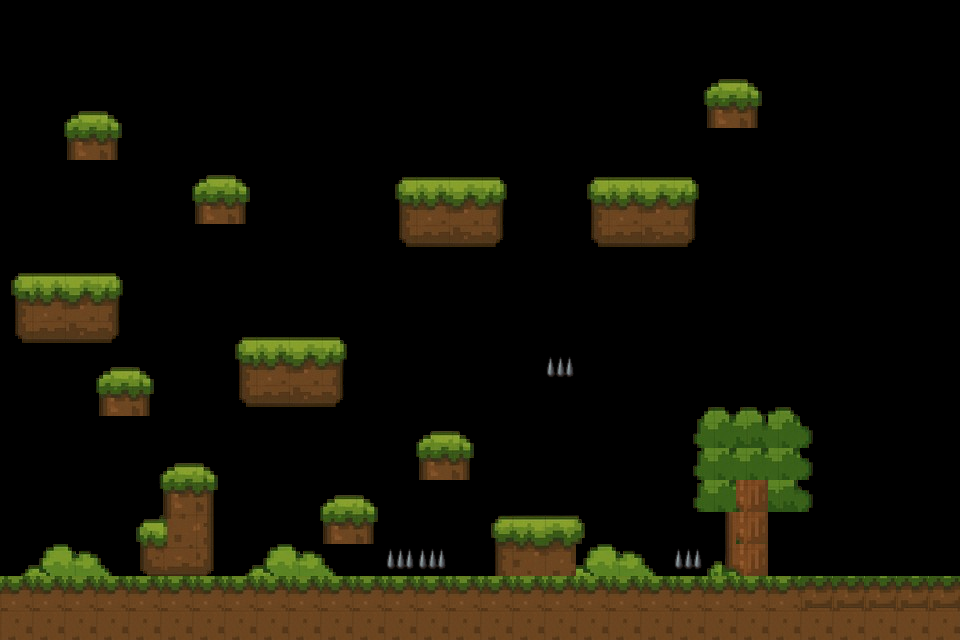

Below is a game level as drawn by its tile map, then a one-line description and the .tmx file that defines it, in full:
An orthogonal 30x20 tile map with 32x32 px tiles, 1 tile layer (Tierra), 2 tilesets and 4 objects.

<map version="1.10" tiledversion="1.11.2" orientation="orthogonal" renderorder="right-down" width="30" height="20" tilewidth="32" tileheight="32" infinite="0" nextlayerid="6" nextobjectid="39">
 <editorsettings>
  <export format="json" />
 </editorsettings>
 <tileset firstgid="1" name="objetos tierra" tilewidth="32" tileheight="32" tilecount="196" columns="14">
  <image source="../public/assets/tilesets/objetos tierra.png" width="448" height="448" />
 </tileset>
 <tileset firstgid="197" name="pinchos" tilewidth="32" tileheight="32" tilecount="1" columns="1">
  <image source="../public/assets/tilesets/pinchos.png" width="32" height="32" />
 </tileset>
 <layer id="1" name="Tierra" width="30" height="20">
  <data encoding="csv">
0,0,0,0,0,0,0,0,0,0,0,0,0,0,0,0,0,0,0,0,0,0,0,0,0,0,0,0,0,0,
0,0,0,0,0,0,0,0,0,0,0,0,0,0,0,0,0,0,0,0,0,0,0,0,0,0,0,0,0,0,
0,0,0,0,0,0,0,0,0,0,0,0,0,0,0,0,0,0,0,0,0,47,48,49,0,0,0,0,0,0,
0,0,48,49,0,0,0,0,0,0,0,0,0,0,0,0,0,0,0,0,0,61,62,63,0,0,0,0,0,0,
0,0,62,63,0,0,0,0,0,0,0,0,0,0,0,0,0,0,0,0,0,0,0,0,0,0,0,0,0,0,
0,0,0,0,0,0,48,49,0,0,0,0,1,2,3,4,0,0,1,2,3,4,0,0,0,0,0,0,0,0,
0,0,0,0,0,0,62,63,0,0,0,0,15,16,17,18,0,0,15,16,17,18,0,0,0,0,0,0,0,0,
0,0,0,0,0,0,0,0,0,0,0,0,29,30,31,32,0,0,29,30,31,32,0,0,0,0,0,0,0,0,
1,2,3,4,0,0,0,0,0,0,0,0,0,0,0,0,0,0,0,0,0,0,0,0,0,0,0,0,0,0,
15,16,17,18,0,0,0,0,0,0,0,0,0,0,0,0,0,0,0,0,0,0,0,0,0,0,0,0,0,0,
29,30,31,32,0,0,0,1,2,3,4,0,0,0,0,0,0,0,0,0,0,0,0,0,0,0,0,0,0,0,
0,0,0,48,49,0,0,15,16,17,18,0,0,0,0,0,0,197,0,0,0,0,0,0,0,0,0,0,0,0,
0,0,0,62,63,0,0,29,30,31,32,0,0,0,0,0,0,0,0,0,0,0,166,166,167,0,0,0,0,0,
0,0,0,0,0,0,0,0,0,0,0,0,0,48,49,0,0,0,0,0,0,179,180,181,180,182,0,0,0,0,
0,0,0,0,47,48,49,0,0,0,0,0,0,62,63,0,0,0,0,0,0,179,180,180,180,182,0,0,0,0,
0,0,0,0,61,62,63,0,0,0,48,49,0,0,0,0,0,0,0,0,0,179,180,125,181,182,0,0,0,0,
0,0,0,0,75,76,77,0,0,0,62,63,0,0,0,155,156,157,158,0,0,0,110,125,0,0,0,0,0,0,
67,68,69,70,89,90,91,67,68,69,70,0,197,197,0,169,170,171,68,69,70,197,124,125,0,0,0,0,0,0,
16,16,16,16,16,16,16,16,16,16,16,16,16,16,16,16,16,16,16,16,16,16,16,16,16,59,59,59,59,59,
72,72,72,72,72,72,72,72,72,72,72,72,72,72,72,72,72,72,72,72,72,72,72,72,72,72,72,72,72,72
</data>
 </layer>
 <objectgroup id="2" name="coltierra">
  <object id="11" x="728" y="483" width="36" height="93" />
 </objectgroup>
 <objectgroup id="5" name="pinchos">
  <object id="25" x="394.667" y="553.333" width="45.3333" height="14.6667" />
  <object id="26" x="680" y="553.333" width="13.3333" height="12" />
  <object id="38" x="551.304" y="360.605" width="19.0105" height="11.8816" />
 </objectgroup>
</map>
